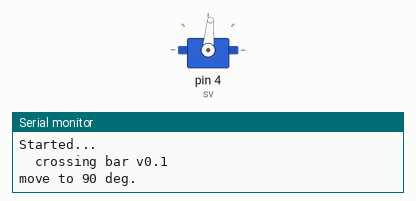
This program was run on a simulated Arduino Uno, built with avr-gcc and run on an emulated ATmega328P. On the bench: servo, the last lines printed to the serial monitor.

Above: at 0.05 s.
At 6.05 s:
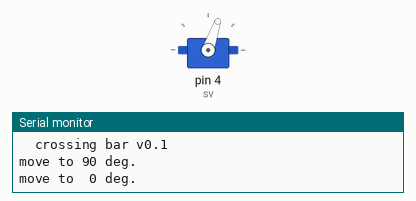
At 8.15 s:
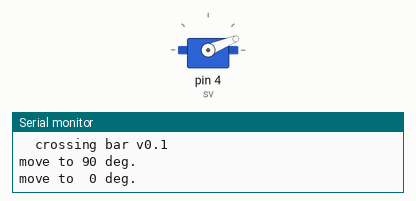
At 19.05 s:
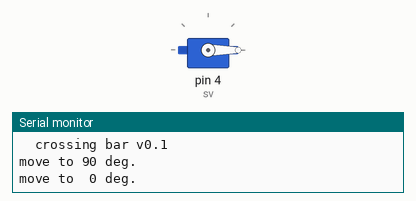
Timing chart, 0 to 29.4 s (numbered marks = the images above):
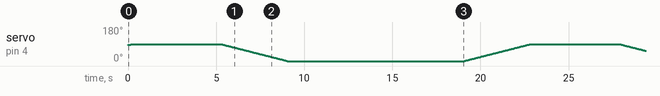

The program:

main.cpp
```cpp
#include <Arduino.h>
#include <Servo.h>

Servo sv;

void moveShaft(int angle, long int delay_ms)
{
    int pulse = map(angle, 0, 180, 800, 2300);
    int pulse_now = sv.readMicroseconds();

    if( pulse > pulse_now ){
        for( int i = pulse_now; i <= pulse; i++ ){
            sv.writeMicroseconds(i);
            delay(delay_ms);
        }
    }
    else if( pulse < pulse_now ){
        for( int i = pulse_now; i >= pulse; i-- ){
            sv.writeMicroseconds(i);
            delay(delay_ms);
        }
    }
    else{
        // do nothing
    }
}

void setup()
{
    Serial.begin(9600);
    Serial.write("Started...\n");
    Serial.write("  crossing bar v0.1\n");
    sv.attach(4, 800, 2300);
}

void loop()
{
    Serial.write("move to 90 deg.\n");
    moveShaft(90, 5);
    delay(5000);
    Serial.write("move to  0 deg.\n");
    moveShaft(0, 5);
    delay(10000);
}
```
